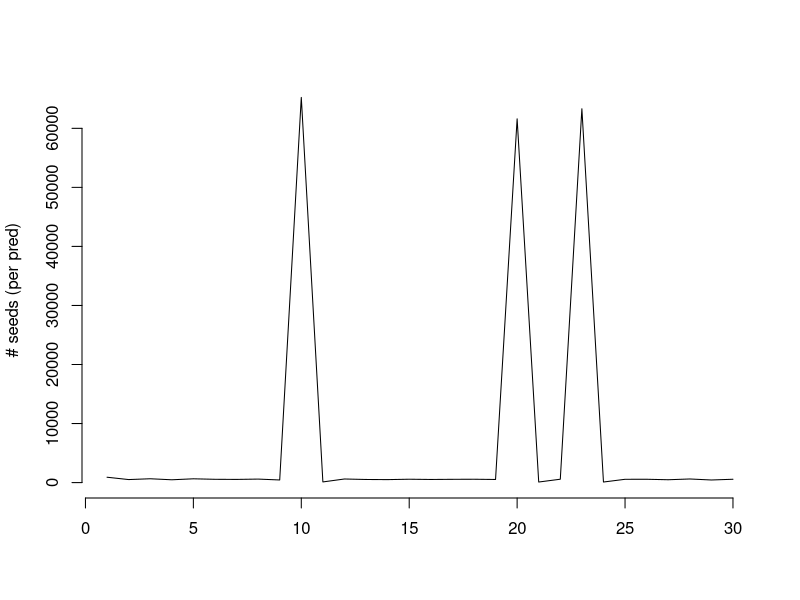
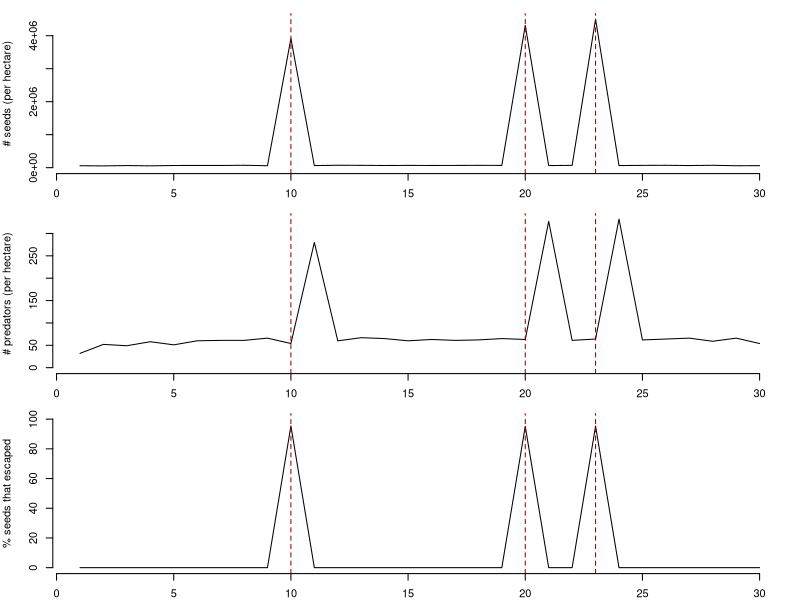
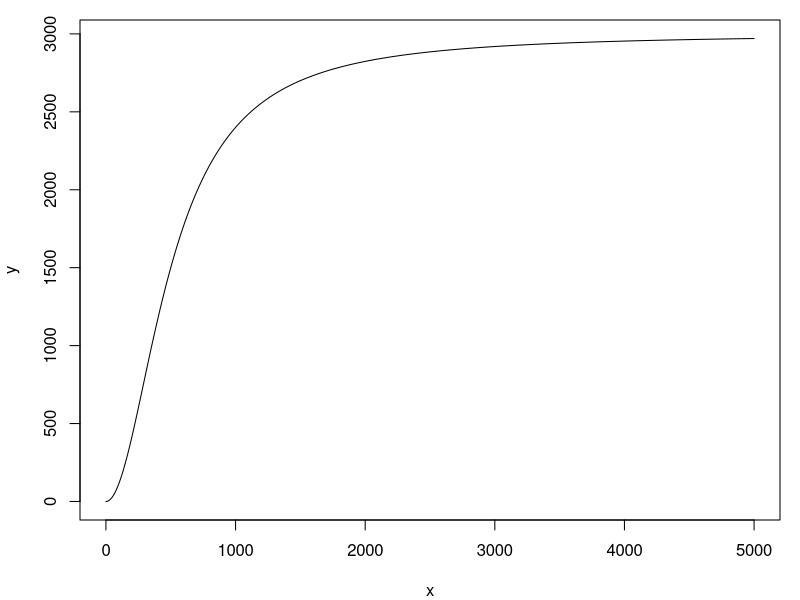
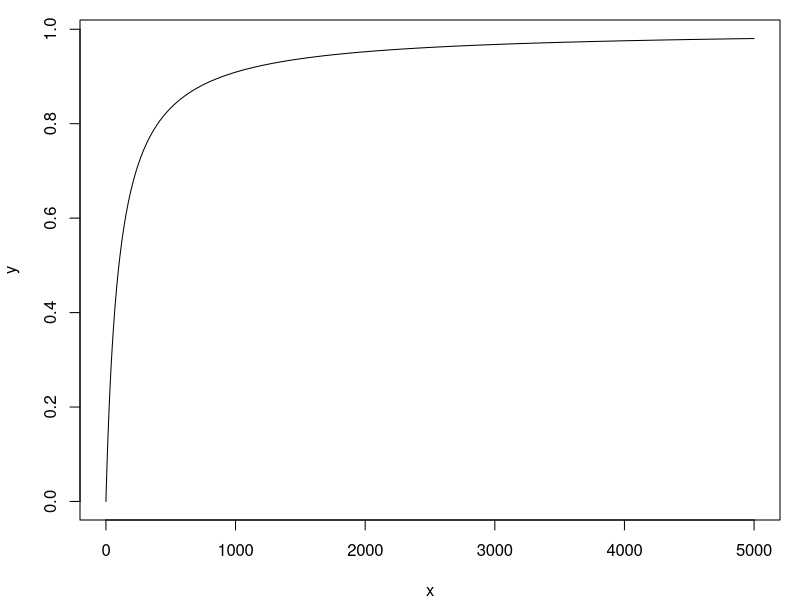

Generate these figures, in order, with R:


grid <- 1:30

# predator parameters
gamma_sat <- 3000 # max beech seeds one mouse eats per year (~1 kg food / 0.2 g per nut)
sat_half <- 500 # seeds needed (per predator) to reach half_satiation 
R <- 1/600 # conversion efficiency (offspring that survive/seed)
S <- 0.25 # maximum survival (when satiated)
starv_half <- 800 # seeds needed (per predator) to reach half-survival

# masting parameters
n_trees <- 100 # 100 mature trees per hectare?
# quadrat count under the canopy: 12–886 seeds/m2, 100 trees in a closed canopy forest of 1ha mean 100m2 canopy per tree
# let's say count is 10 seeds per m2 in non-masting and 500/m2 in masting, both *100
seeds_per_tree  <- c(1000, 50000) # low and high state seed prod. 
theta <- 0.35 # zero-inflation parameter for non-masting year: some trees just produce 0 seeds

# synchronous stand-level masting means between 70 an 90% of trees are masting
min_sync <- 0.7 
max_sync <- 0.9

prop_empty <- c(0.5, 0.1) # prop. of empty seeds

# state dynamics
state0 <- 1 # initial state
p_12 <- 0.25
p_22 <- 0.01
P <- matrix(c(1 - p_12, p_12,
              1 - p_22, p_22), nrow = 2, byrow = TRUE)


states <- c(state0)
for (t in grid){
  states <- c(states, sample(1:2, 1, prob = P[states[t],]))
}
states <- states[-1] # remvoe initial state




## ---- predator dynamics ----

vpred0 <- sample(10:50, 1) # initial predator population

vpreds <- c(vpred0) 
vfl_sds <- c()
vetb_sds <- c()
vprd_sds <- c()

for (t in grid) {
  
  sync <- runif(1, min_sync, max_sync) # synchronicity
  n_masting <- ifelse(states[t] == 2, rbinom(1, n_trees, sync), 0) # number of masting trees
  fl_sd_masting <- sum(rpois(n_masting, seeds_per_tree[2])) # fallen seeds by masting trees
  
  n_nonmasting <- n_trees - n_masting
  fl_sd_nonmasting <- sum(sapply(1:n_nonmasting, function(i){ifelse(rbinom(1, 1, 1 - theta), MASS::rnegbin(1,seeds_per_tree[1],100), 0)}))
  
  fl_sd  <- fl_sd_masting + fl_sd_nonmasting # total fallen seeds
  
  # some of these seeds are empty? And thus don't count in the 'eatable seeds'
  etb_sd <- fl_sd * (1 - prop_empty[states[t]])
  
  if (vpreds[t] <= 0) {
    
    prd_sd <- 0
    
  }else{
    
    flsd_perpred <- etb_sd/vpreds[t] # fallen seeds per predator   
    # fd_sd <- vpreds[t] * gamma_sat * flsd_perpred / (flsd_perpred + sat_half) # 'found' seeds: the satiation functional form! type II
    fd_sd <- vpreds[t] * gamma_sat * flsd_perpred^2/(flsd_perpred^2 + sat_half^2) # type III
    
    
    # fd_sd  <- fl_sd * (1 - exp(-a * vpreds[t])) # 
    prd_sd <- min(etb_sd, fd_sd) # predated seeds (max: fallen eatable seeds)
    
  }
  # if(t == 10){stop()}
  
  prdsd_perpred <- ifelse((vpreds[t] > 0), prd_sd / vpreds[t], 0) # predated seeds per predator
  
  S_eff  <- S * prdsd_perpred / (prdsd_perpred + starv_half) # starvation: low food leads to low survival
  newpred <- prd_sd * R  # recruitment, depends on seeds eaten (but should depend on seed eaten after some amount of maintenance)
  
  # store
  vfl_sds  <- c(vfl_sds, fl_sd)
  vetb_sds  <- c(vetb_sds, etb_sd)
  vprd_sds <- c(vprd_sds, prd_sd)
  
  # next year! 
  # note: some of the new pred. shoud leave the patch?
  vpreds <- c(vpreds, floor(S_eff*vpreds[t] + newpred)) 

}
vpreds <- head(vpreds, -1) # remove last one
vesc_sds <- (1 - vprd_sds / vetb_sds) * 100 # % escaped seeds

plot(grid, vetb_sds/vpreds, type = 'l', bty = 'n', ylim = c(0, max(vetb_sds/vpreds)),
     ylab = '# seeds (per pred)', xlab = '')



par(mfrow = c(3, 1), mar = c(2, 4, 1, 1))
plot(grid, vfl_sds, type = 'l', bty = 'n', ylim = c(0, max(vfl_sds)),
     ylab = '# seeds (per hectare)', xlab = '')
abline(v = which(states == 2), col = 'darkred', lty = 2)
plot(grid, vpreds, type = 'l', bty = 'n', ylim = c(0, max(vpreds)),
     ylab = '# predators (per hectare)', xlab = '')
abline(v = which(states == 2), col = 'darkred', lty = 2)
plot(grid, vesc_sds, type = 'l', bty = 'n', ylim = c(0, 100),
     ylab = '% seeds that escaped', xlab = '')
abline(v = which(states == 2), col = 'darkred', lty = 2)

# par(mfrow = c(1, 1), mar = c(2, 4, 1, 1))
# plot(grid, vpreds/max(vpreds), type = 'l', bty = 'n', ylim = c(0, 1),
#      ylab = '', xlab = '')
# lines(grid, vfl_sds/max(vfl_sds))


# Some notes, on wood mouse, bank vole...
# body mass: around 20g... A beech seed is around 0.2g 
# satiation: how much a 20g mouse can eat? Let's say 3000 seeds within the season?
# if the season is 150 days, it means 3000*0.2/150=4g per day?
# survival: less than 2 years! So few survive more than one year
# reproduction: up to 6 litters per female! And 4-8 offsprings per litter... so big maximum: 48 offsprings
# but many of the offsprings seem to die (during winter etc.), so:
# 48 * sexratio (0.5) * 20% survival ~ max. 5 per predator

#
# seq <- seq(1,700)
# y <- seq / (seq + 1500)
# plot(x = seq, y = y)



vetb_sds[9:11]
vpreds[9:11]
vprd_sds[9:11]


x <- seq(0, 5000)
par(mfrow = c(1, 1), mar = c(4, 4, 1, 1))
y <-gamma_sat * x^2/(x^2 + sat_half^2)
plot(x, y, type = 'l')


y <- x / (x + 100)
plot(x, y, type = 'l')
